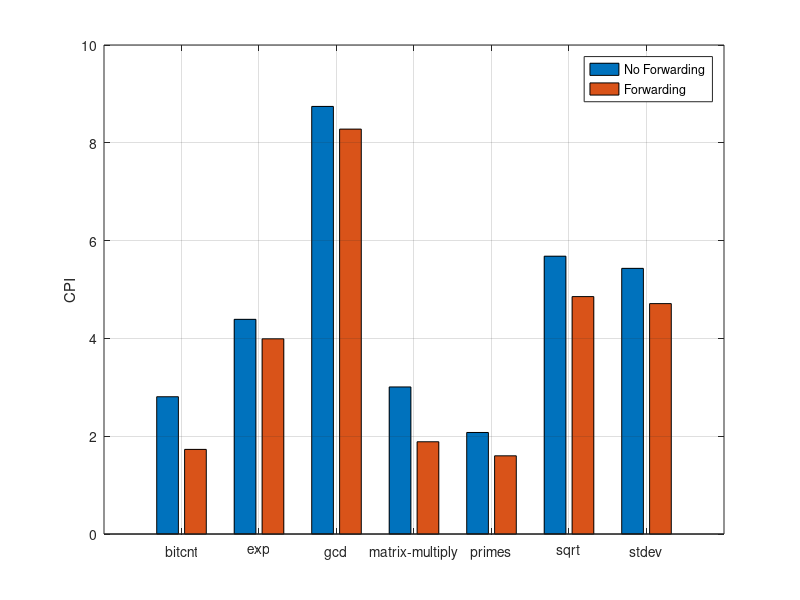
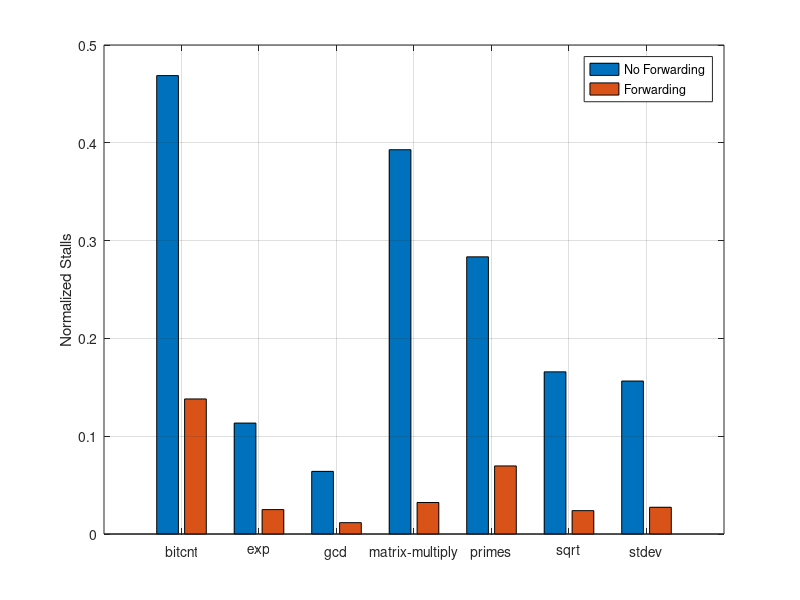

Write the MATLAB code that produced these figures, in order.
fwd = csvread('fwd_64_64_nt.csv', 1, 1);
nofwd = csvread('nofwd_64_64_nt.csv', 1, 1);

col = 4;

programs = {'bitcnt', 'exp', 'gcd', 'matrix-multiply', 'primes', 'sqrt', 'stdev'};
cpi = [sum(nofwd, 2) ./ nofwd(:, 1) sum(fwd, 2) ./ fwd(:, 1)];
stalls = [nofwd(:, col) ./ sum(nofwd, 2) fwd(:, col) ./ sum(fwd, 2)];

legends = {'No Forwarding', 'Forwarding'};

figure;
bar(cpi);
legend(legends);
set(gca, 'XTickLabel', programs);
xtickangle(45);
ylabel('CPI');
grid on;

figure;
bar(stalls);
legend(legends);
set(gca, 'XTickLabel', programs);
xtickangle(45);
ylabel('Normalized Stalls');
grid on;
